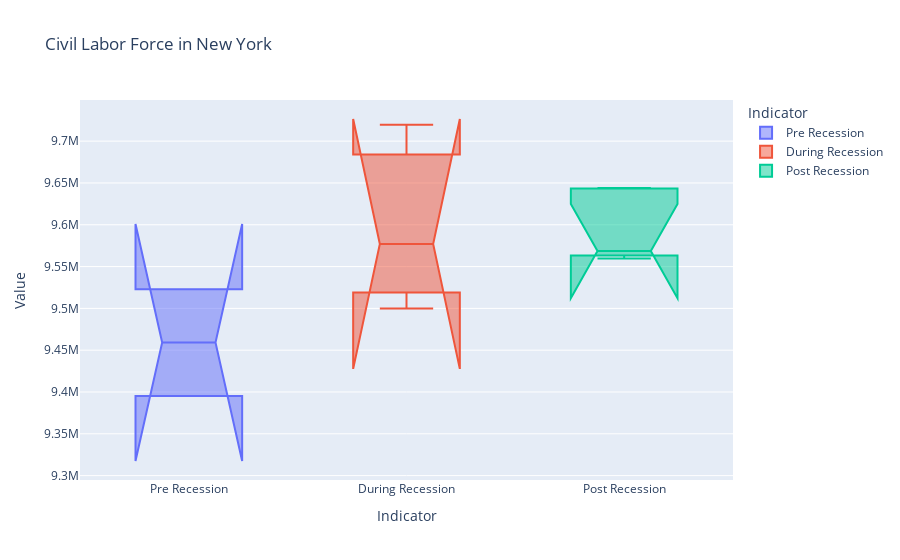

Notebook cell for this chart:
### Code cell
econ_analy_box(economic_dim_recess,
               'New York',
               'Civil Labor Force')

### Figure 1 — Plotly figure (JSON) as saved in the notebook; plotly's stock layout.template omitted (floating-point values rounded to 4 significant figures)
{"data": [{"alignmentgroup": "True", "hovertemplate": "Indicator=%{x}<br>Value=%{y}<extra></extra>", "legendgroup": "Pre Recession", "marker": {"color": "#636efa"}, "name": "Pre Recession", "notched": true, "offsetgroup": "Pre Recession", "orientation": "v", "showlegend": true, "type": "box", "x": ["Pre Recession", "Pre Recession"], "x0": " ", "xaxis": "x", "y": [9395352, 9522997], "y0": " ", "yaxis": "y"}, {"alignmentgroup": "True", "hovertemplate": "Indicator=%{x}<br>Value=%{y}<extra></extra>", "legendgroup": "During Recession", "marker": {"color": "#EF553B"}, "name": "During Recession", "notched": true, "offsetgroup": "During Recession", "orientation": "v", "showlegend": true, "type": "box", "x": ["During Recession", "During Recession", "During Recession"], "x0": " ", "xaxis": "x", "y": [9499799, 9577044, 9719617], "y0": " ", "yaxis": "y"}, {"alignmentgroup": "True", "hovertemplate": "Indicator=%{x}<br>Value=%{y}<extra></extra>", "legendgroup": "Post Recession", "marker": {"color": "#00cc96"}, "name": "Post Recession", "notched": true, "offsetgroup": "Post Recession", "orientation": "v", "showlegend": true, "type": "box", "x": ["Post Recession", "Post Recession", "Post Recession", "Post Recession", "Post Recession"], "x0": " ", "xaxis": "x", "y": [9644070, 9559651, 9564435, 9643243, 9568507], "y0": " ", "yaxis": "y"}], "layout": {"boxmode": "overlay", "legend": {"title": {"text": "Indicator"}, "tracegroupgap": 0}, "title": {"text": "Civil Labor Force in New York"}, "xaxis": {"anchor": "y", "categoryarray": ["Pre Recession", "During Recession", "Post Recession"], "categoryorder": "array", "domain": [0, 1], "title": {"text": "Indicator"}}, "yaxis": {"anchor": "x", "domain": [0, 1], "title": {"text": "Value"}}}}
